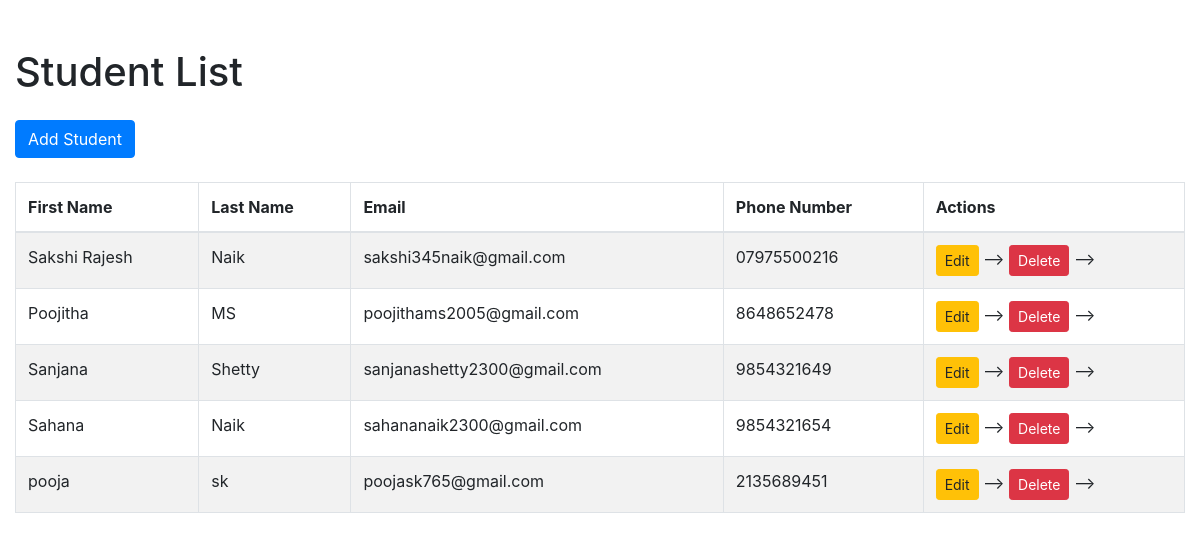
/std/, run on the app's committed database.
### students/models.py (models this page shows, shortened)
class Students(models.Model):
    first_name = models.CharField(max_length=100)
    last_name = models.CharField(max_length=100)
    email = models.EmailField()
    phone_number = models.CharField(max_length=15)
    date_of_birth = models.DateField()

### students/views.py (the view)
# urls.py: path('',views.student_list,name='student_list'),
def student_list(request):
    students = Students.objects.all()
    return render(request, 'student_list.html',{'students':students})

### students/templates/student_list.html (shortened to what this page needs)
<!DOCTYPE html>
<html lang="en">
<head>
    <link rel="stylesheet" href="https://maxcdn.bootstrapcdn.com/bootstrap/4.5.2/css/bootstrap.min.css">
</head>
<body>
    <div class="container mt-5">
        <h1 class="mb-4">Student List</h1>
        <a href="{% url 'student_create' %}" class="btn btn-primary mb-4">Add Student</a>
        <div class="table-responsive">
            <table class="table table-striped table-bordered">
                <thead>
                    <tr>
                        <th>First Name</th>
                        <th>Last Name</th>
                        <th>Email</th>
                        <th>Phone Number</th>
                        <th>Actions</th>
                    </tr>
                </thead>
                <tbody>
                    {% for student in students %}
                    <tr>
                        <td>{{ student.first_name }}</td>
                        <td>{{ student.last_name }}</td>
                        <td>{{ student.email }}</td>
                        <td>{{ student.phone_number }}</td>
                        <td>
                            <a href="{% url 'student_update' student.id %}" class="btn btn-warning btn-sm">Edit</a> -->
                            <a href="{% url 'student_delete' student.id %}" class="btn btn-danger btn-sm">Delete</a> -->
                        </td>
                    </tr>
                    {% empty %}
                    <tr>
                        <td colspan="5">No students available.</td>
                    </tr>
                    {% endfor %}
                </tbody>
            </table>
        </div>
    </div>
</body>
</html>

### students/templates/student_list.html (style rules this page uses)
.container { max-width: 1200px; }

### data on the page
Students: first_name "Sakshi Rajesh", last_name "Naik", email "sakshi345naik@gmail.com", phone_number "07975500216"
Students: first_name "Poojitha", last_name "MS", email "poojithams2005@gmail.com", phone_number "8648652478"
Students: first_name "Sanjana", last_name "Shetty", email "sanjanashetty2300@gmail.com", phone_number "9854321649"
Students: first_name "Sahana", last_name "Naik", email "sahananaik2300@gmail.com", phone_number "9854321654"
Students: first_name "pooja", last_name "sk", email "poojask765@gmail.com", phone_number "2135689451"
